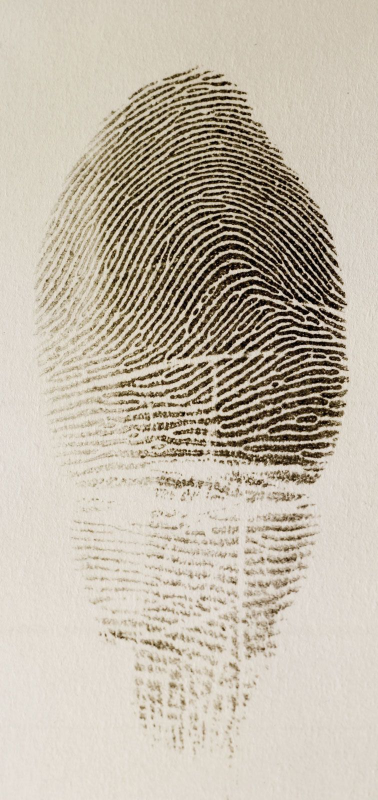
#> input picture digital_a.png, 756 x 1600 px (shown at 1/2 size)
$ jupyter execute main.ipynb
#> lines starting #> are read from the running program, lines starting #| are printed output that depends on the picture; after the words box and inside, x2 and y2 are one past the last pixel; in counts of white or black regions, pixels touching at a corner belong together; long printed decimals are rounded
[cell 1]
import cv2
import numpy as np
from matplotlib import pyplot as plt

# morfologia

# Função para exibir duas imagens lado a lado
def show_images_side_by_side(title1, img1, title2, img2):
    plt.figure(figsize=(10, 5))
    plt.subplot(1, 2, 1)
    plt.imshow(img1, cmap='gray')
    plt.title(title1)
    plt.axis('off')

    plt.subplot(1, 2, 2)
    plt.imshow(img2, cmap='gray')
    plt.title(title2)
    plt.axis('off')

    plt.show()

# Função para exibir uma única imagem
def show_image(title, img):
    plt.figure(figsize=(5, 5))
    plt.imshow(img, cmap='gray')
    plt.title(title)
    plt.axis('off')
    plt.show()

# Função para exibir imagens comparadas com correspondências de keypoints
def show_matches(img1, img2, kp1, kp2, matches):
    img_matches = cv2.drawMatches(img1, kp1, img2, kp2, matches, None, flags=cv2.DrawMatchesFlags_NOT_DRAW_SINGLE_POINTS)
    plt.figure(figsize=(10, 5))
    plt.imshow(img_matches)
    plt.title("Correspondências entre Impressões Digitais")
    plt.axis('off')
    plt.show()

# Função para calcular a similaridade entre duas imagens usando o coeficiente de correlação
def compare_images_partial_rotated(img1, img2, max_angle=15, step=1, sliding_window_step=10):
    def rotate_image(image, angle):
        center = tuple(np.array(image.shape[1::-1]) / 2)
        rot_matrix = cv2.getRotationMatrix2D(center, angle, 1.0)
        rotated = cv2.warpAffine(image, rot_matrix, image.shape[1::-1], flags=cv2.INTER_LINEAR)
        return rotated

    max_correlation = -1

    for angle in range(-max_angle, max_angle + 1, step):
        rotated_img2 = rotate_image(img2, angle)

        for y in range(0, rotated_img2.shape[0] - img1.shape[0] + 1, sliding_window_step):
            for x in range(0, rotated_img2.shape[1] - img1.shape[1] + 1, sliding_window_step):
                sub_image = rotated_img2[y:y + img1.shape[0], x:x + img1.shape[1]]

                if sub_image.shape != img1.shape:
                    continue

                correlation = np.corrcoef(img1.ravel(), sub_image.ravel())[0, 1]

                if correlation > max_correlation:
                    max_correlation = correlation

    if max_correlation == -1:
        print("Nenhuma correspondência válida foi encontrada entre as imagens.")

    return max_correlation

# Carregar as duas imagens de impressões digitais
img1 = cv2.imread("digital_a.png", 0)  # Carrega a imagem em escala de cinza
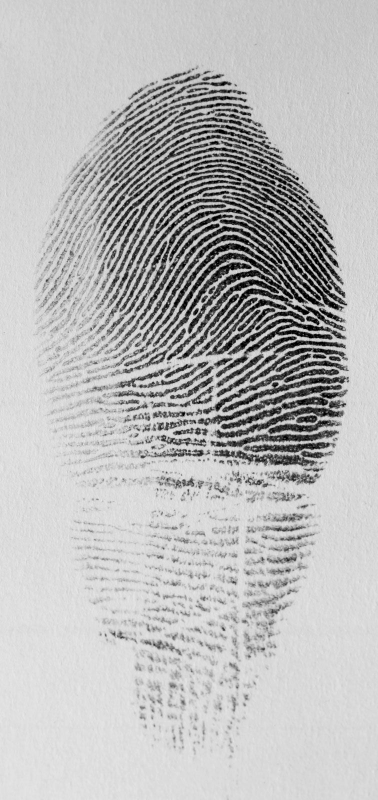
#> img1: shape (1600, 756) (shown at 1/2 size); min 0, max 247, mean 185.9
img2 = cv2.imread("digital_b.png", 0)  # Carrega a imagem em escala de cinza
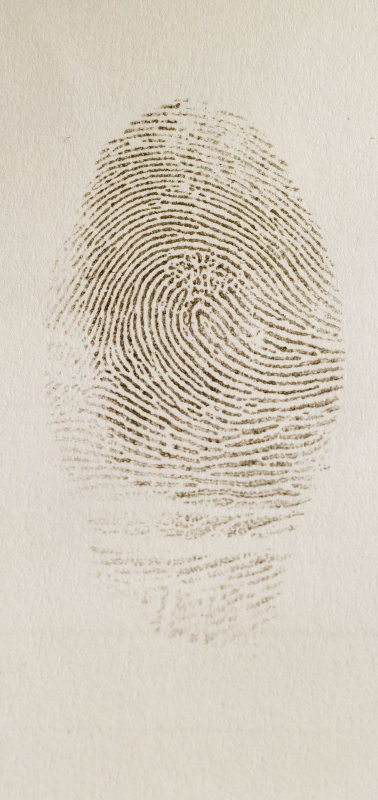
#> input picture digital_b.png, 756 x 1600 px (shown at 1/2 size)
#> img2: shape (1600, 756); min 0, max 247, mean 204.3

# Redimensionar imagens para o mesmo tamanho
height, width = img1.shape[:2]
#> height = 1600; width = 756
img2 = cv2.resize(img2, (width, height))

# Exibir imagens originais lado a lado
show_images_side_by_side("Imagem Digital A - Original", img1, "Imagem Digital B - Original", img2)
#> in show_images_side_by_side, `plt.show()`:
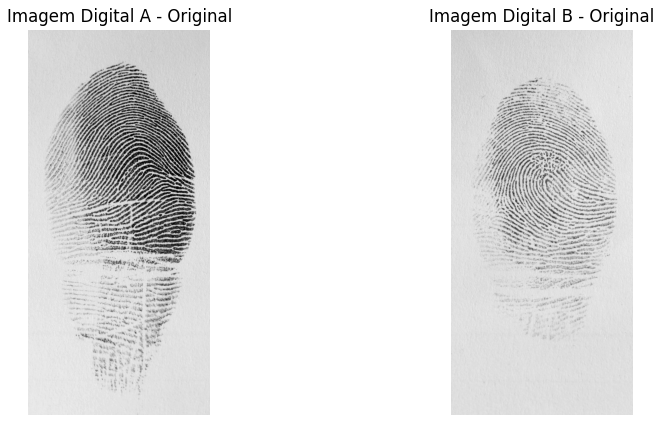
#> figure drawn by matplotlib, 2 panels

# Suavização (Blur) para reduzir o ruído
img1_blurred = cv2.GaussianBlur(img1, (5, 5), 0)
img2_blurred = cv2.GaussianBlur(img2, (5, 5), 0)

# Limiarização (Thresholding) para binarizar as imagens
_, img1_thresh = cv2.threshold(img1_blurred, 127, 255, cv2.THRESH_BINARY)
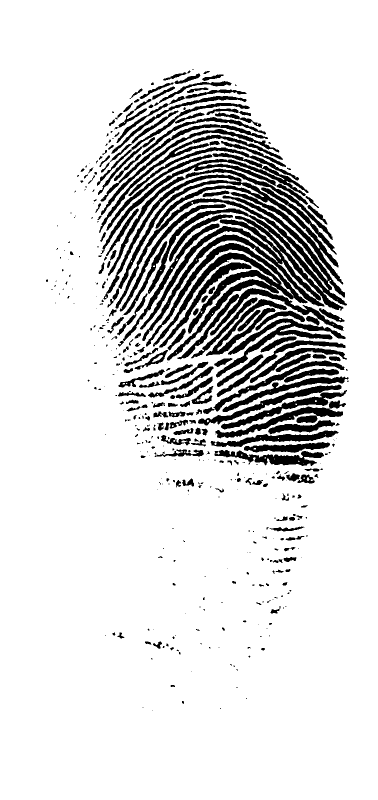
#> img1_thresh: shape (1600, 756) (shown at 1/2 size); 86% white; 442 black regions (221 under 20 px), largest, box (x1, y1, x2, y2) and area: (231, 391, 694, 682) 24183, (292, 486, 615, 721) 13387, (207, 349, 687, 599) 11537
_, img2_thresh = cv2.threshold(img2_blurred, 127, 255, cv2.THRESH_BINARY)
#> img2_thresh: shape (1600, 756); 96.9% white; 915 black regions (476 under 20 px), largest, box (x1, y1, x2, y2) and area: (267, 517, 339, 610) 544, (240, 644, 269, 738) 461, (282, 539, 329, 610) 428

# Exibir imagens binarizadas lado a lado
show_images_side_by_side("Imagem Digital A - Binarizada", img1_thresh, "Imagem Digital B - Binarizada", img2_thresh)

# Kernel para operações morfológicas
kernel = np.ones((4, 4), np.uint8)

# Abertura (Opening) - Remover ruídos
img1_opening = cv2.morphologyEx(img1_thresh, cv2.MORPH_OPEN, kernel)
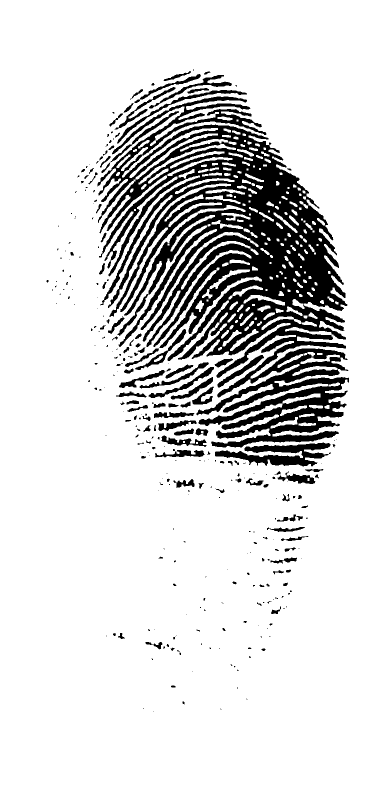
#> img1_opening: shape (1600, 756) (shown at 1/2 size); 84.9% white; 299 black regions (174 under 20 px), largest, box (x1, y1, x2, y2) and area: (195, 193, 698, 895) 151525, (430, 885, 661, 933) 5426, (234, 180, 494, 287) 1597
img2_opening = cv2.morphologyEx(img2_thresh, cv2.MORPH_OPEN, kernel)
#> img2_opening: shape (1600, 756); 96.8% white; 759 black regions (362 under 20 px), largest, box (x1, y1, x2, y2) and area: (222, 499, 339, 632) 750, (268, 510, 368, 611) 692, (282, 540, 330, 652) 591

show_images_side_by_side("Imagem Digital A - Abertura", img1_opening, "Imagem Digital B - Abertura", img2_opening)

# Fechamento (Closing) - Preencher falhas
img1_closing = cv2.morphologyEx(img1_opening, cv2.MORPH_CLOSE, kernel)
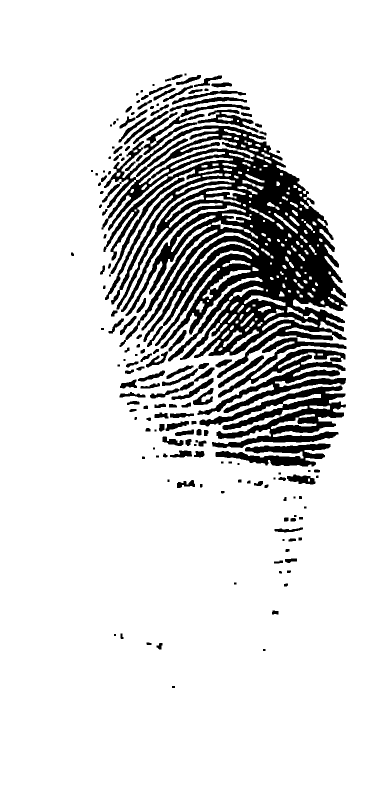
#> img1_closing: shape (1600, 756) (shown at 1/2 size); 85.4% white; 173 black regions (15 under 20 px), largest, box (x1, y1, x2, y2) and area: (203, 251, 695, 756) 111880, (399, 771, 692, 896) 15094, (395, 675, 693, 830) 13279
img2_closing = cv2.morphologyEx(img2_opening, cv2.MORPH_CLOSE, kernel)
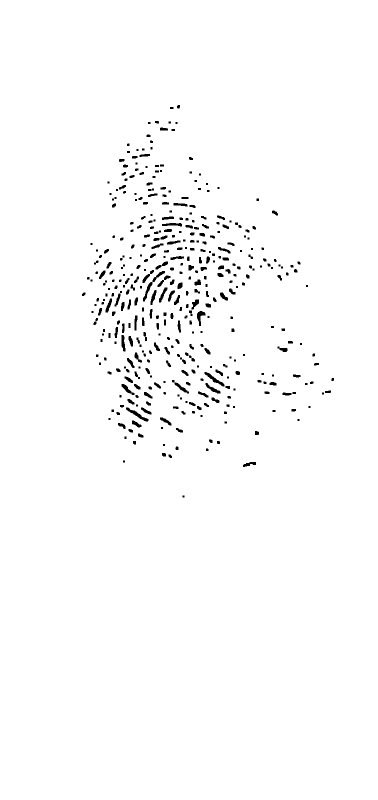
#> img2_closing: shape (1600, 756) (shown at 1/2 size); 98.3% white; 410 black regions (85 under 20 px), largest, box (x1, y1, x2, y2) and area: (286, 542, 330, 603) 380, (252, 815, 297, 843) 306, (409, 744, 449, 773) 288

show_images_side_by_side("Imagem Digital A - Fechamento", img1_closing, "Imagem Digital B - Fechamento", img2_closing)

# Gradiente Morfológico - Realçar contornos
img1_gradient = cv2.morphologyEx(img1_closing, cv2.MORPH_GRADIENT, kernel)
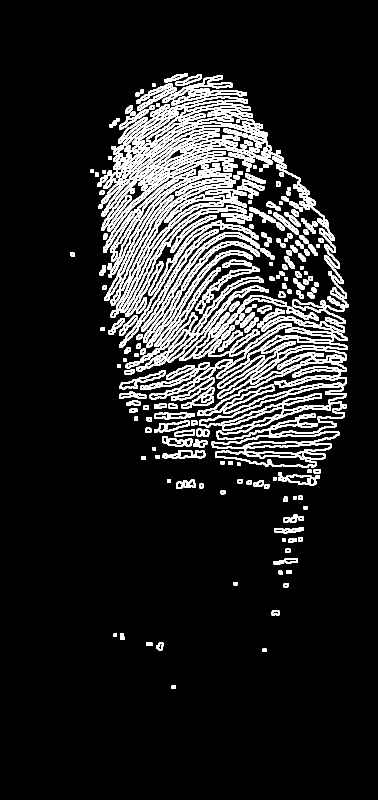
#> img1_gradient: shape (1600, 756) (shown at 1/2 size); 12.3% white; 214 white regions, largest, box (x1, y1, x2, y2) and area: (195, 193, 697, 935) 102955, (325, 150, 494, 211) 2763, (272, 167, 353, 221) 1320
img2_gradient = cv2.morphologyEx(img2_closing, cv2.MORPH_GRADIENT, kernel)
#> img2_gradient: shape (1600, 756); 3.3% white; 358 white regions, largest, box (x1, y1, x2, y2) and area: (285, 541, 332, 605) 617, (284, 522, 338, 568) 527, (408, 743, 462, 780) 500

show_images_side_by_side("Imagem Digital A - Gradiente", img1_gradient, "Imagem Digital B - Gradiente", img2_gradient)

# Top Hat - Destaque de regiões claras
img1_tophat = cv2.morphologyEx(img1_closing, cv2.MORPH_TOPHAT, kernel)
#> img1_tophat: shape (1600, 756); 1.9% white in thin lines or dots, all inside (x1, y1, x2, y2) = (144, 148, 696, 1377)
img2_tophat = cv2.morphologyEx(img2_closing, cv2.MORPH_TOPHAT, kernel)
#> img2_tophat: shape (1600, 756); 0.43% white in thin lines or dots, all inside (x1, y1, x2, y2) = (165, 211, 669, 996)

show_images_side_by_side("Imagem Digital A - Top Hat", img1_tophat, "Imagem Digital B - Top Hat", img2_tophat)

# Black Hat - Destaque de regiões escuras
img1_blackhat = cv2.morphologyEx(img1_closing, cv2.MORPH_BLACKHAT, kernel)
#> img1_blackhat: shape (1600, 756); 1.8% white in thin lines or dots, all inside (x1, y1, x2, y2) = (142, 147, 695, 1376)
img2_blackhat = cv2.morphologyEx(img2_closing, cv2.MORPH_BLACKHAT, kernel)
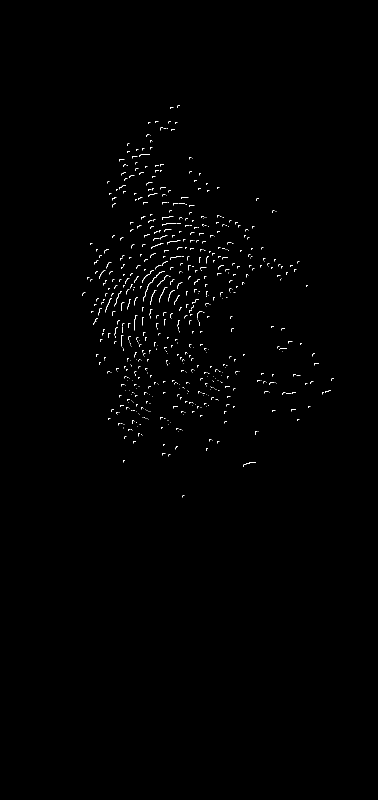
#> img2_blackhat: shape (1600, 756) (shown at 1/2 size); 0.43% white in thin lines or dots, all inside (x1, y1, x2, y2) = (164, 210, 668, 995)

show_images_side_by_side("Imagem Digital A - BlackHat", img1_blackhat, "Imagem Digital B - BlackHat", img2_blackhat)

# Comparação usando coeficiente de correlação com rotação e correspondência de padrões parciais
correlation_opening = compare_images_partial_rotated(img1_opening, img2_opening)
#> after the loop in compare_images_partial_rotated, `for angle in range(-max_angle, max_angle + 1, step):`: max_correlation = 0.169
#> correlation_opening = 0.169
correlation_closing = compare_images_partial_rotated(img1_closing, img2_closing)
#> correlation_closing = 0.115
correlation_gradient = compare_images_partial_rotated(img1_gradient, img2_gradient)
#> correlation_gradient = 0.202
correlation_tophat = compare_images_partial_rotated(img1_tophat, img2_tophat)
#> correlation_tophat = 0.0382
correlation_blackhat = compare_images_partial_rotated(img1_blackhat, img2_blackhat)
#> correlation_blackhat = 0.039

# Média das correlações para decisão final
average_correlation = (correlation_opening + correlation_closing + correlation_gradient + correlation_tophat + correlation_blackhat) / 5
#> average_correlation = 0.113

print(correlation_opening)
#| 0.1688
print(correlation_closing)
#| 0.1148
print(correlation_gradient)
#| 0.2021
print(correlation_tophat)
#| 0.03822
print(correlation_blackhat)
#| 0.03898
print(average_correlation)
#| 0.1126

# Comparação usando ORB (Oriented FAST and Rotated BRIEF)
orb = cv2.ORB_create()

# Detectar keypoints e calcular descritores
kp1, des1 = orb.detectAndCompute(img1, None)
#> kp1 = 500 keypoints; strongest (x, y, size): (635, 648, 31), (613, 636, 53.6), (561, 567, 31), (594, 359, 37.2)
kp2, des2 = orb.detectAndCompute(img2, None)
#> kp2 = 500 keypoints; strongest (x, y, size): (211, 484, 31), (419, 531, 31), (389, 568, 31), (411, 581, 31)

# Usar BFMatcher para encontrar correspondências
bf = cv2.BFMatcher(cv2.NORM_HAMMING, crossCheck=True)
matches = bf.match(des1, des2)
#> matches = 169 matches
matches = sorted(matches, key=lambda x: x.distance)

# Exibir correspondências entre as imagens
show_matches(img1, img2, kp1, kp2, matches[:20])  # Mostrar as 20 melhores correspondências
#> in show_matches, `img_matches = cv2.drawMatches(img1, kp1, img2, kp2, matches, None, fla..`:
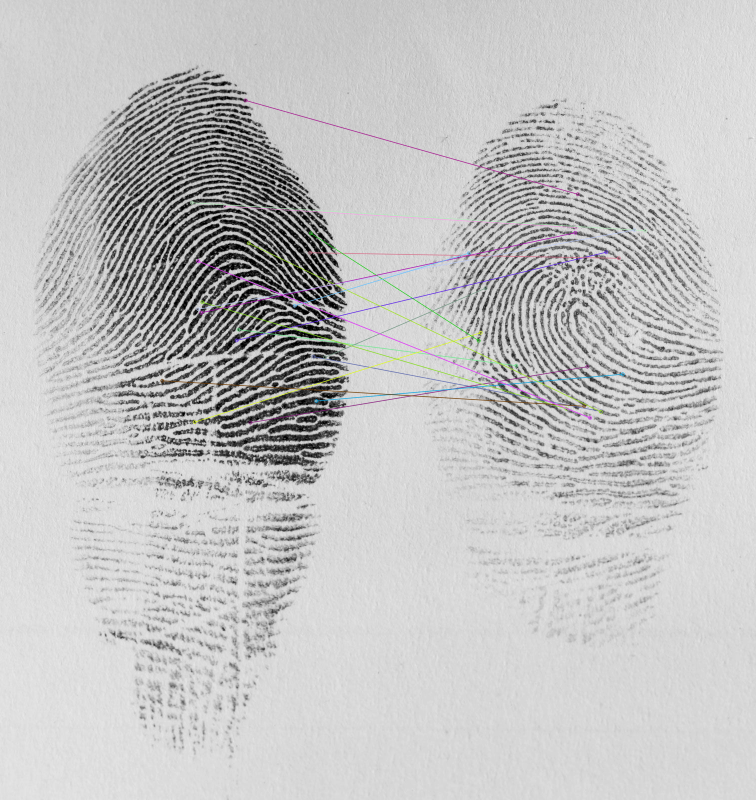
#> img_matches: shape (1600, 1512, 3) (shown at 1/2 size); mean of channels 0, 1, 2 194.9, 194.8, 194.9; drawn as B, G, R

# Definir um limiar para decidir se as impressões digitais são semelhantes
similarity_threshold = 0.3  # Ajuste este valor conforme necessário

if average_correlation > similarity_threshold:
    print("Digitais Correspondentes")
else:
    print("Sem Correspondência")
